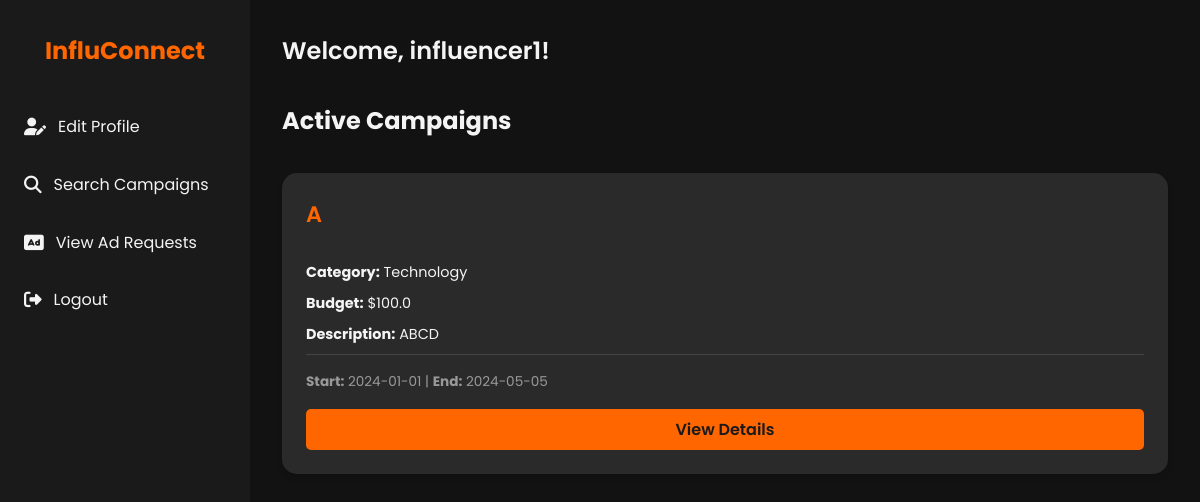
The app's page /influencer (signed in), older data.
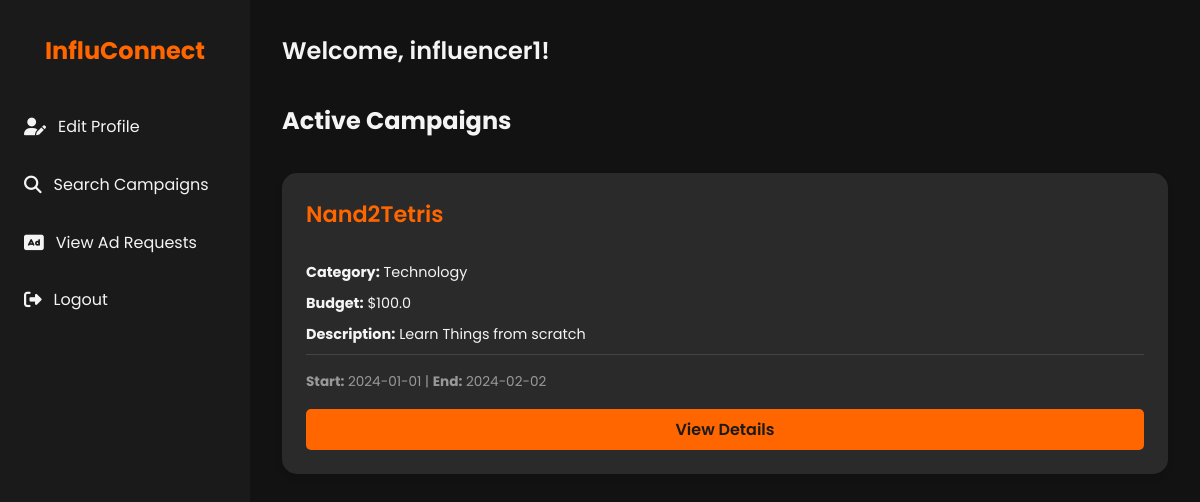
The same page, newer data.
### models.py (models this page shows, shortened)
class Campaign(db.Model):
    id = db.Column(db.Integer, primary_key=True)
    sponsor_id = db.Column(db.Integer, db.ForeignKey('sponsor.id', ondelete='SET NULL'), nullable=True)
    title = db.Column(db.String(120), nullable=False)
    description = db.Column(db.Text)
    budget = db.Column(db.Float)
    category = db.Column(db.String(120))
    status = db.Column(db.String(50), nullable=False)  # active, completed, flagged
    start_date = db.Column(db.DateTime)
    end_date = db.Column(db.DateTime)
    is_public = db.Column(db.Boolean, default=True)
    sponsor = db.relationship('Sponsor', backref=db.backref('campaigns', lazy=True, cascade='all, delete-orphan'))

### app.py (the view)
    @app.route('/influencer')
    @login_required
    def influencer():
        if current_user.role != 'influencer':
            flash('Access denied. This page is for influencers only.', 'danger')
            return redirect(url_for('home'))
        active_campaigns = Campaign.query.filter_by(status='active', is_public=True).order_by(Campaign.start_date.desc()).limit(6).all()
        return render_template('influencer.html', current_user=current_user, active_campaigns=active_campaigns)

### templates/influencer.html (shortened to what this page needs)
<!DOCTYPE html>
<html lang="en">
<head>
    <link rel="stylesheet" href="https://cdnjs.cloudflare.com/ajax/libs/font-awesome/6.1.1/css/all.min.css">
</head>
<body>
    <div class="dashboard">
        <aside class="sidebar">
            <div class="logo">
                <h1>InfluConnect</h1>
            </div>
            <nav>
                <ul class="nav-menu">
                    <li class="nav-item">
                        <a href="{{ url_for('influencer_profile') }}" class="nav-link">
                            <i class="fas fa-user-edit"></i> Edit Profile
                        </a>
                    </li>
                    <li class="nav-item">
                        <a href="{{ url_for('search_campaigns') }}" class="nav-link">
                            <i class="fas fa-search"></i> Search Campaigns
                        </a>
                    </li>
                    <li class="nav-item">
                        <a href="{{ url_for('influencer_ad_requests') }}" class="nav-link">
                            <i class="fas fa-ad"></i> View Ad Requests
                        </a>
                    </li>
                    <li class="nav-item">
                        <a href="{{ url_for('logout') }}" class="nav-link">
                            <i class="fas fa-sign-out-alt"></i> Logout
                        </a>
                    </li>
                </ul>
            </nav>
        </aside>
        <main class="main-content">
            <header class="header">
                <h1 class="welcome-text">Welcome, {{ current_user.username }}!</h1>
            </header>
            <section class="active-campaigns">
                <h2>Active Campaigns</h2>
                <div class="campaigns-grid">
                    {% for campaign in active_campaigns %}
                    <div class="campaign-card">
                        <h3 class="campaign-title">{{ campaign.title }}</h3>
                        <p class="campaign-details"><strong>Category:</strong> {{ campaign.category }}</p>
                        <p class="campaign-details"><strong>Budget:</strong> ${{ campaign.budget }}</p>
                        <p class="campaign-details"><strong>Description:</strong> {{ campaign.description[:100] }}{% if campaign.description|length > 100 %}...{% endif %}</p>
                        <p class="campaign-dates">
                            <strong>Start:</strong> {{ campaign.start_date.strftime('%Y-%m-%d') if campaign.start_date else 'N/A' }} |
                            <strong>End:</strong> {{ campaign.end_date.strftime('%Y-%m-%d') if campaign.end_date else 'N/A' }}
                        </p>
                        <a href="{{ url_for('campaign_details', campaign_id=campaign.id) }}" class="btn-view-details">View Details</a>
                    </div>
                    {% endfor %}
                </div>
            </section>
        </main>
    </div>
</body>
</html>

Row changes from the older to the newer data that the page shows:
changed Campaign "Technology": title "A" → "Nand2Tetris"; description "ABCD" → "Learn Things from scratch"; end_date "2024-05-05" → "2024-02-02"
